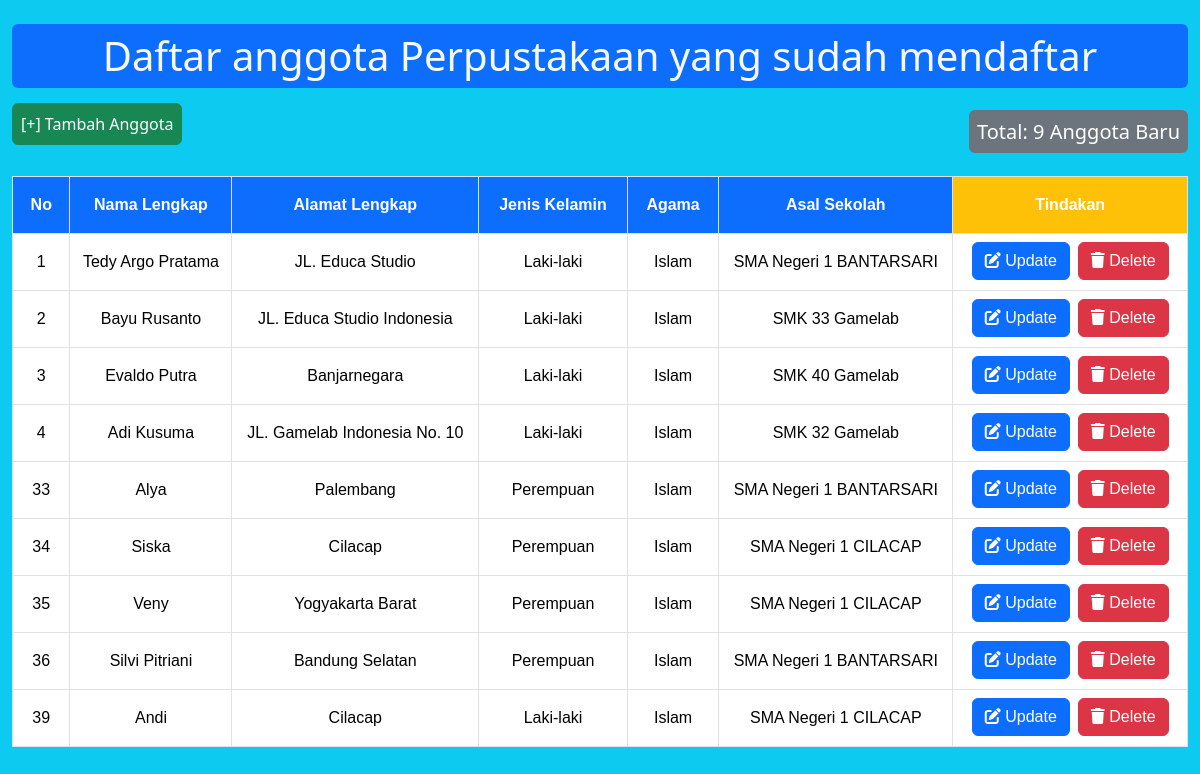
Page /list-daftar-agent.php on the committed database.
### tables this page shows
CREATE TABLE `anggota_perpustakaan` (
  `id_anggota` int(6) UNSIGNED NOT NULL,
  `nama` varchar(200) NOT NULL,
  `alamat` varchar(200) NOT NULL,
  `jenis_kelamin` varchar(16) NOT NULL,
  `agama` varchar(16) NOT NULL,
  `asal_sekolah` varchar(64) NOT NULL,
  `reg_date` timestamp NOT NULL DEFAULT current_timestamp() ON UPDATE current_timestamp()
);

### list-daftar-agent.php (the view, shortened to what this page needs)
<?php include("config.php"); ?>
<!DOCTYPE html>
<html lang="en">
<head>
    <link href="https://cdn.jsdelivr.net/npm/bootstrap@5.3.2/dist/css/bootstrap.min.css" rel="stylesheet">
    <link href="https://cdnjs.cloudflare.com/ajax/libs/font-awesome/6.0.0-beta3/css/all.min.css" rel="stylesheet">
    <link rel="stylesheet" type="text/css" href="https://cdn.jsdelivr.net/npm/sweetalert2@11.0.20/dist/sweetalert2.min.css">
</head>
<body class='bg-info'>
    <div class="container-fluid mt-4">
        <header class="text-center">
            <h1 class='bg-primary p-2 rounded text-light'>Daftar anggota Perpustakaan yang sudah mendaftar</h1>
        </header>
        <div class="d-flex justify-content-between align-items-center">
            <a class='btn btn-success p-2 rounded ' href="form-tambah-agents.php">[+] Tambah Anggota</a>
            <?php
            $sql = "SELECT * FROM anggota_perpustakaan";
            $query = mysqli_query($db, $sql);
            if ($query) {
                echo "<h5 class='mt-4 text-decoration-none'><span class='bg-secondary text-white p-2 rounded'>Total: " . mysqli_num_rows($query) . " Anggota Baru</span></h5>";
            } else {
                echo "<span>Total: 0 Anggota Baru</span>";
            }
            ?>
        </div>
        <br>
        <table class="table table-bordered anggota">
            <thead>
                <tr>
                    <th class='bg-primary text-white text-center p-3'>No</th>
                    <th class='bg-primary text-white text-center p-3'>Nama Lengkap</th>
                    <th class='bg-primary text-white text-center p-3'>Alamat Lengkap</th>
                    <th class='bg-primary text-white text-center p-3'>Jenis Kelamin</th>
                    <th class='bg-primary text-white text-center p-3'>Agama</th>
                    <th class='bg-primary text-white text-center p-3'>Asal Sekolah</th>
                    <th class='bg-warning text-white text-center p-3'>Tindakan</th>
                </tr>
            </thead>
            <tbody>
                <?php
                $sql = "SELECT * FROM anggota_perpustakaan";
                $query = mysqli_query($db, $sql);
                while ($anggota = mysqli_fetch_array($query)) {
                    echo "<tr>";
                    echo "<td class='text-center p-3'>" . $anggota['id_anggota'] . "</td>";
                    echo "<td class='text-center py-3'>" . $anggota['nama'] . "</td>";
                    echo "<td class='text-center py-3'>" . $anggota['alamat'] . "</td>";
                    echo "<td class='text-center py-3'>" . $anggota['jenis_kelamin'] . "</td>";
                    echo "<td class='text-center py-3'>" . $anggota['agama'] . "</td>";
                    echo "<td class='text-center py-3'>" . $anggota['asal_sekolah'] . "</td>";
                    echo "<td class='text-center'>";
                    echo "<a class='btn btn-primary mx-1' href='form-edit-agents.php?id_anggota=".$anggota['id_anggota']."'><i class='fas fa-edit'></i> Update</a>";
                    echo "<a class='btn btn-danger mx-1' onclick='confirmDelete(".$anggota['id_anggota'].")'><i class='fas fa-trash'></i> Delete</a>";
                    echo "</td>";
                    echo "</tr>";
                }
                ?>
            </tbody>
        </table>
    </div>
</body>
</html>

### list-daftar-agent.php (style rules this page uses)
.anggota { font-family: Arial, Helvectica, sans-serif; border-collapse: collapse; width: 100%; }

### rows in the picture
anggota_perpustakaan: id_anggota "1", nama "Tedy Argo Pratama", alamat "JL. Educa Studio", jenis_kelamin "Laki-laki", agama "Islam", asal_sekolah "SMA Negeri 1 BANTARSARI"
anggota_perpustakaan: id_anggota "2", nama "Bayu Rusanto", alamat "JL. Educa Studio Indonesia", jenis_kelamin "Laki-laki", agama "Islam", asal_sekolah "SMK 33 Gamelab"
anggota_perpustakaan: id_anggota "3", nama "Evaldo Putra", alamat "Banjarnegara", jenis_kelamin "Laki-laki", agama "Islam", asal_sekolah "SMK 40 Gamelab"
anggota_perpustakaan: id_anggota "4", nama "Adi Kusuma", alamat "JL. Gamelab Indonesia No. 10", jenis_kelamin "Laki-laki", agama "Islam", asal_sekolah "SMK 32 Gamelab"
anggota_perpustakaan: id_anggota "33", nama "Alya", alamat "Palembang", jenis_kelamin "Perempuan", agama "Islam", asal_sekolah "SMA Negeri 1 BANTARSARI"
anggota_perpustakaan: id_anggota "34", nama "Siska", alamat "Cilacap", jenis_kelamin "Perempuan", agama "Islam", asal_sekolah "SMA Negeri 1 CILACAP"
anggota_perpustakaan: id_anggota "35", nama "Veny", alamat "Yogyakarta Barat", jenis_kelamin "Perempuan", agama "Islam", asal_sekolah "SMA Negeri 1 CILACAP"
anggota_perpustakaan: id_anggota "36", nama "Silvi Pitriani", alamat "Bandung Selatan", jenis_kelamin "Perempuan", agama "Islam", asal_sekolah "SMA Negeri 1 BANTARSARI"
anggota_perpustakaan: id_anggota "39", nama "Andi", alamat "Cilacap", jenis_kelamin "Laki-laki", agama "Islam", asal_sekolah "SMA Negeri 1 CILACAP"

### other values in the picture
mysqli_num_rows($query) "9"
